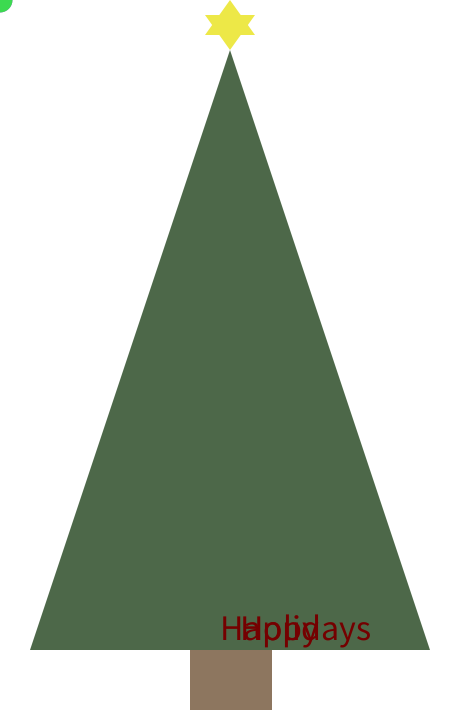
Frame 1 (no input)
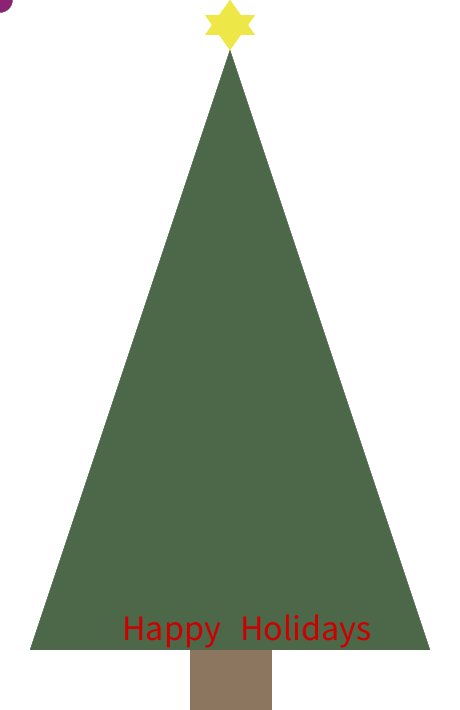
Frame 60 (the mouse pressed at the canvas centre just before this capture)
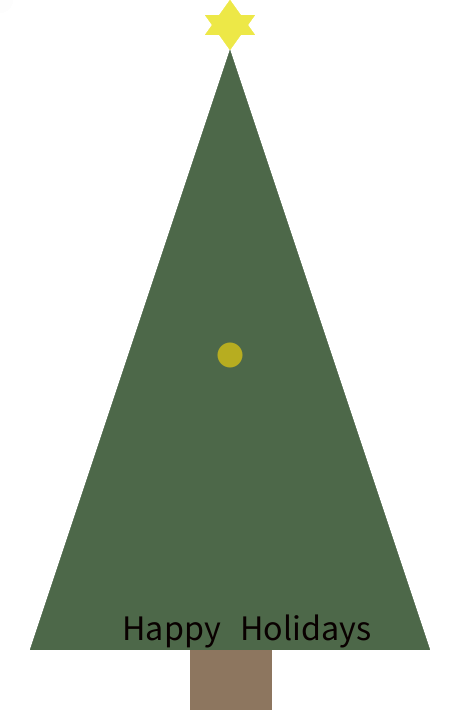
Frame 120 (the mouse held since frame 60 and released just before this capture)

The Processing sketch that drew these frames (run headless with seeded random() and noise(); from frame 60 on, the mouse is pressed at the canvas centre):

// Processing sketch: processing_124226
// ── processing_124226.pde

//*sketch by Ian Ezinga/*

void setup()
{
  background(255,255,255,100);
  frameRate(15);
  size(460,710);
noStroke();
}
void draw()
{
fill(random(255),random(255),random(255));
 ellipse(mouseX,mouseY, 25,25);
fill(232,226,26);
  triangle(230,0,205,35,255,35);
  triangle(230,50,205,15,255,15);
fill(113,85,56);
 rect(190,650,82,500);
fill(34,67,29);
  triangle(30,650,430,650,230,50);
fill(255,255,255,50);
  rect(0,0,460,710);
fill(random(255),random(255),random(255));
 ellipse(mouseX,mouseY, 25,25);
fill(random(255),0,0);
textSize(36);
text("Happy",220,640);
textAlign(LEFT);
text("Holidays",240,640);
textAlign(RIGHT);
fill(random(255),0,0);
 
}
 
